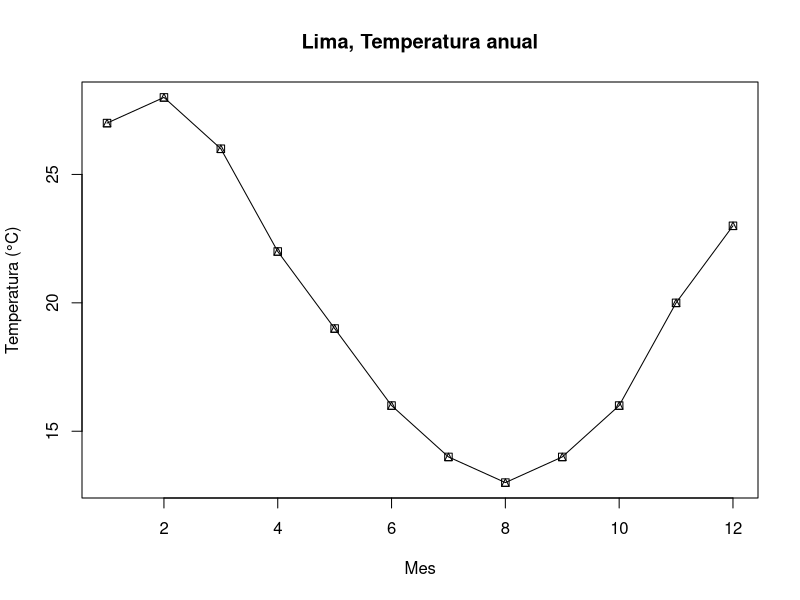
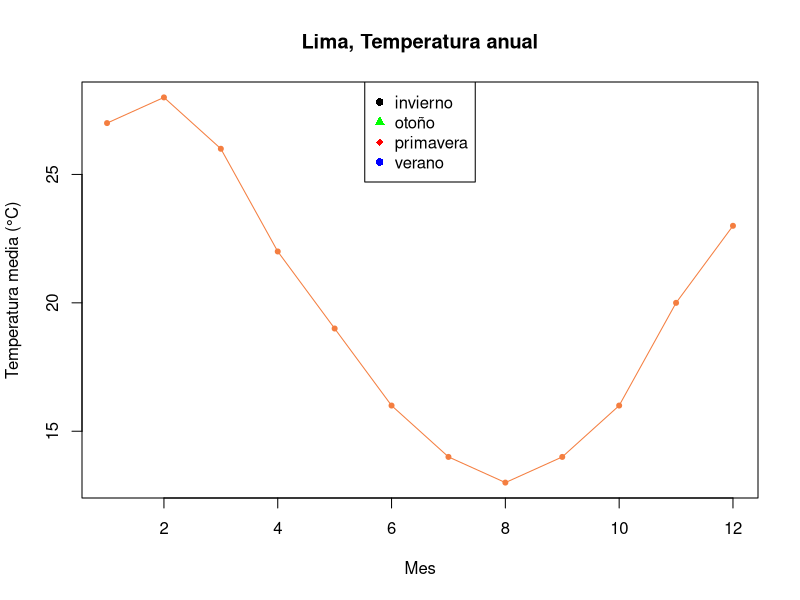
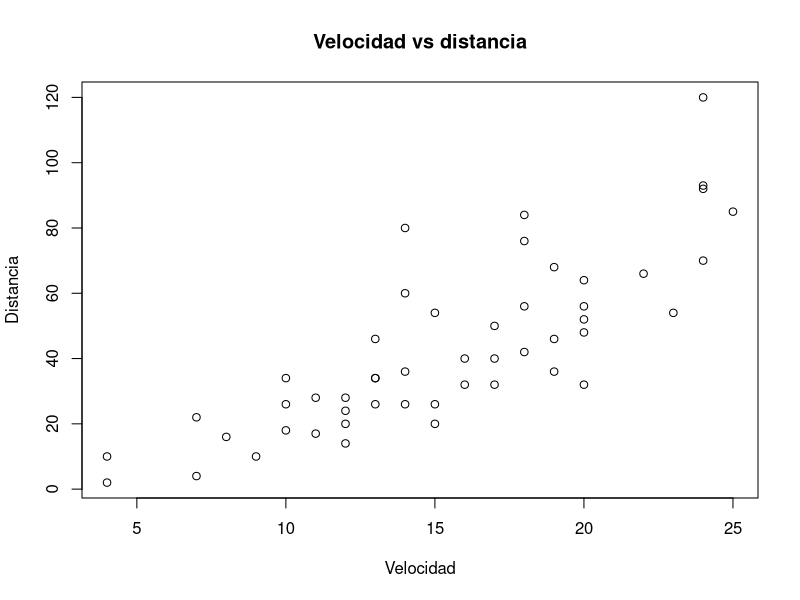
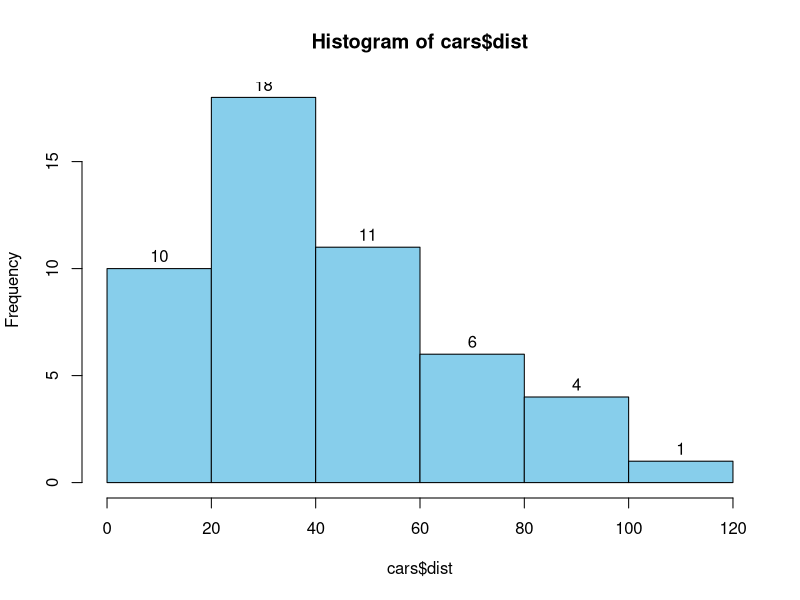

Source code (R) for these figures, in order:
## ---- chunk 1
library("tidyverse")
## ---- chunk 2
x <- c(1, 2, 3, 4)
## ---- chunk 3
x_ceros <- diamonds$x == 0
diamonds[x_ceros,]
## ---- chunk 4
# Ver resultados
diamonds[diamonds$x > 10, ]
# Guardar un nuevo data.frame
big <- diamonds[diamonds$x > 10, ]
# Sobreescribir el dataset existente (Cuidado!)
diamonds <- diamonds[diamonds$x < 10,]
## ---- chunk 5
x <- 0
if (x < 0) {
  print("Numero negativo")
}else if (x > 0) {
  print("Numero positivo")
} else {
  print("Cero")
}
## ---- chunk 6
## R
temp <- c(15, 22, 30)
suelo <- c("seco", "humedo", "charcos")
valtemp <- temp[1]
valsuelo <- suelo[3]
if (valtemp %in% 12:22 & valsuelo =="seco") {
  print("\nCielo despejado")
} else if (valtemp == 22 | valsuelo == "humedo"){
  print("\nlluvia leve")
} else if (valtemp > 22 & valsuelo=="charcos"){
  print("\nlluvia severa")
} else {
  print("\nFaltan datos")
  }
## ---- chunk 7
# Creando un vector de frutas
frutas <- c('Apple', 'Orange', 'Passion fruit', 'Banana')
# Declarando el bucle for
for ( i in frutas){ 
 print(i)
}
## ---- chunk 8
# creando la expresión con valor 1
inicio <- 1
# Creando el loop
while (inicio <= 5){
  # Ver donde estamos
  cat('Este es el ciclo número ', inicio)
  # Agregar 1 a la variable inicio despues de cada iteracion
  inicio <- inicio + 1
  print(inicio)
}
## ---- chunk 9
a <- 5
b <- 6
suma <- function(valor1, valor2){
  resultado <- valor1 + valor2
  return(resultado)
}
suma(a, b)
## ---- chunk 10
# Scatter plots
x <- 1:12
y <- c(27, 28, 26, 22, 19, 16, 14, 13, 14, 16, 20, 23)
estaciones <- c(rep("verano",2), rep("otoño",3), rep("invierno",3), rep("primavera",3), "verano")

df <- data.frame(x, y, estaciones)

plot(df$x, df$y, type="o", pch=14,xlab = "Mes", 
     ylab = "Temperatura (°C)", main="Lima, Temperatura anual")
## ---- chunk 11
plot(df$x, df$y, type="o", pch=20, xlab="Mes", 
     ylab="Temperatura media (°C)", main="Lima, Temperatura anual", col = "#F47E40")

df["colores"] = c(rep("black",2), rep("green",3), rep("red",3), rep("blue",3), "red")
legend("top", legend = levels(factor(estaciones)),
       col =  c("black", "green", "red", "blue"),
       pch = c(16, 17, 18) )
## ---- chunk 12
data(cars)
plot(cars$speed, cars$dist, xlab = "Velocidad", ylab = "Distancia", main = "Velocidad vs distancia")
## ---- chunk 13
# Histogram
# hist(cars$speed)
# hist(cars$speed, breaks = 10)
hist(cars$dist, freq = T, col = "skyblue", labels = T)
